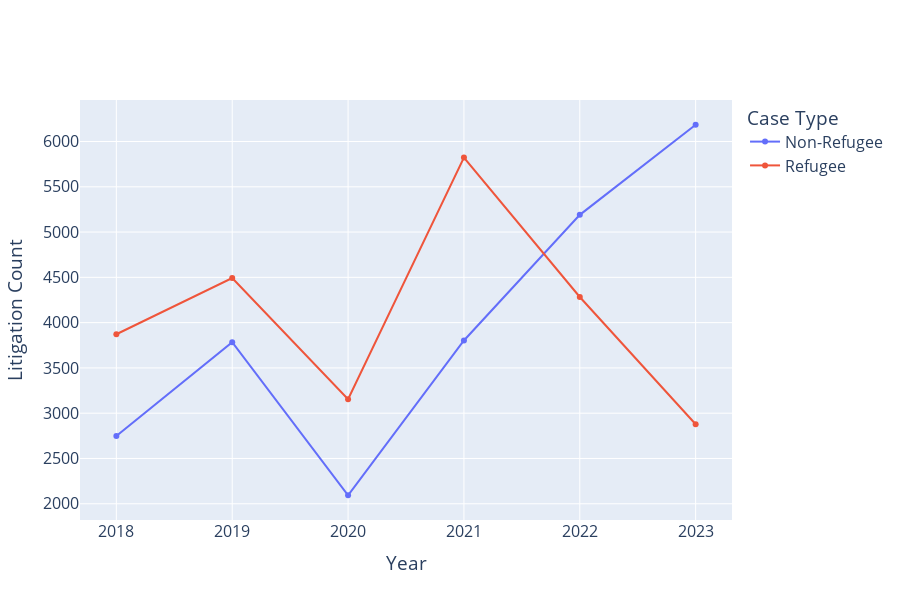

The cell this chart's notebook holds for it:
### Markdown cell above
Nigeria, Mexico, Haiti, Columbia and USA have majority of cases related to refugee,
Almost all the cases of Philippines and Iran are related to non refugee,
India have majority of cases in non-refugee but also have the 2nd highest cases of refugee
Pakistan and China have an similar number of refugee and non-refugee case.

### Code cell
time_series = (
    df_combined.groupby(["LIT Leave Decision Date - Year", "Case Type"])["LIT Litigation Count"]
    .sum()
    .reset_index()
    .rename(columns={"LIT Leave Decision Date - Year": "Year"})
)

# Plot time series
fig_time = px.line(
    time_series,
    x="Year",
    y="LIT Litigation Count",
    color="Case Type",
    markers=True,
    labels={"LIT Litigation Count": "Litigation Count", "Year": "Year"},
)

fig_time.update_layout(
    font=dict(size=16),
    margin=dict(l=80, r=40, t=100, b=80),
    height=600,
    width=900
)

fig_time.show()

### Figure 1 — Plotly figure (JSON) as saved in the notebook; plotly's stock layout.template omitted (floating-point values rounded to 4 significant figures)
{"data": [{"hovertemplate": "Case Type=Non-Refugee<br>Year=%{x}<br>Litigation Count=%{y}<extra></extra>", "legendgroup": "Non-Refugee", "line": {"color": "#636efa", "dash": "solid"}, "marker": {"symbol": "circle"}, "mode": "lines+markers", "name": "Non-Refugee", "orientation": "v", "showlegend": true, "type": "scatter", "x": [2018, 2019, 2020, 2021, 2022, 2023], "xaxis": "x", "y": [2749, 3784, 2094, 3803, 5190, 6185], "yaxis": "y"}, {"hovertemplate": "Case Type=Refugee<br>Year=%{x}<br>Litigation Count=%{y}<extra></extra>", "legendgroup": "Refugee", "line": {"color": "#EF553B", "dash": "solid"}, "marker": {"symbol": "circle"}, "mode": "lines+markers", "name": "Refugee", "orientation": "v", "showlegend": true, "type": "scatter", "x": [2018, 2019, 2020, 2021, 2022, 2023], "xaxis": "x", "y": [3872, 4493, 3155, 5822, 4283, 2878], "yaxis": "y"}], "layout": {"font": {"size": 16}, "height": 600, "legend": {"title": {"text": "Case Type"}, "tracegroupgap": 0}, "margin": {"b": 80, "l": 80, "r": 40, "t": 100}, "width": 900, "xaxis": {"anchor": "y", "domain": [0, 1], "title": {"text": "Year"}}, "yaxis": {"anchor": "x", "domain": [0, 1], "title": {"text": "Litigation Count"}}}}
